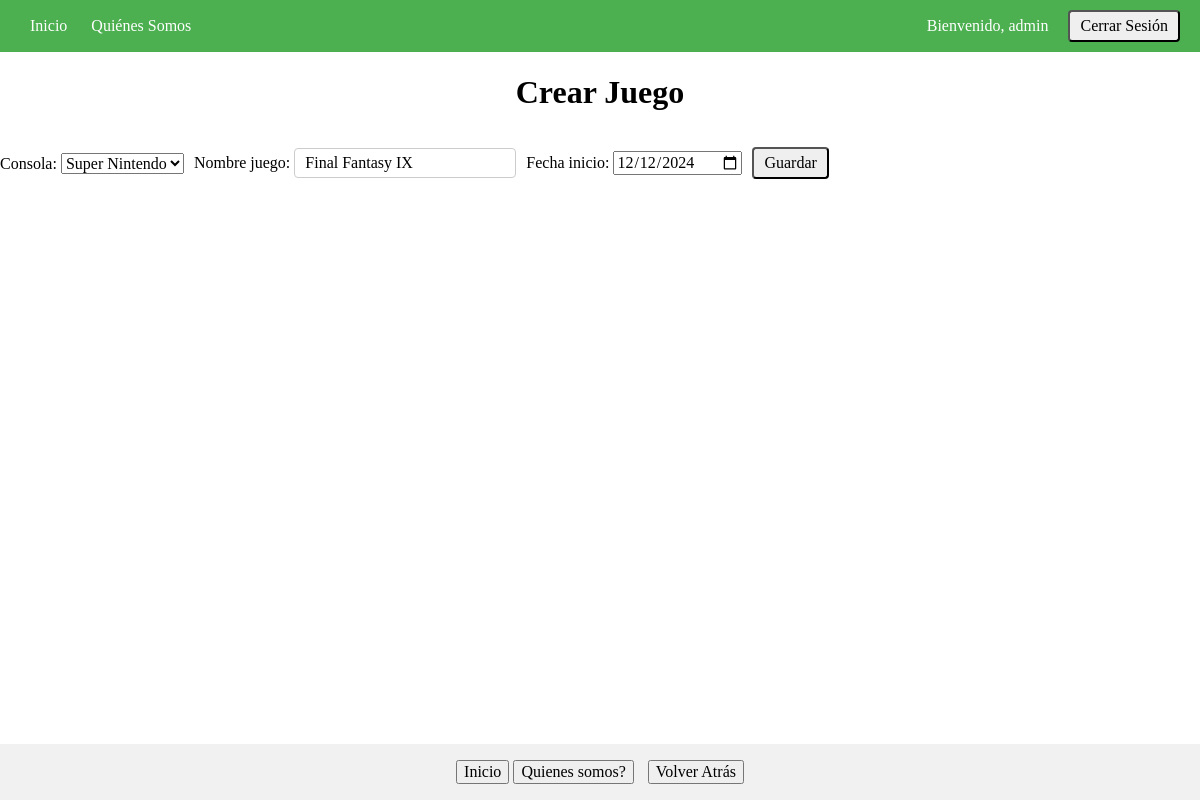
The app's page /juego/1/edit/ (signed in), older data.
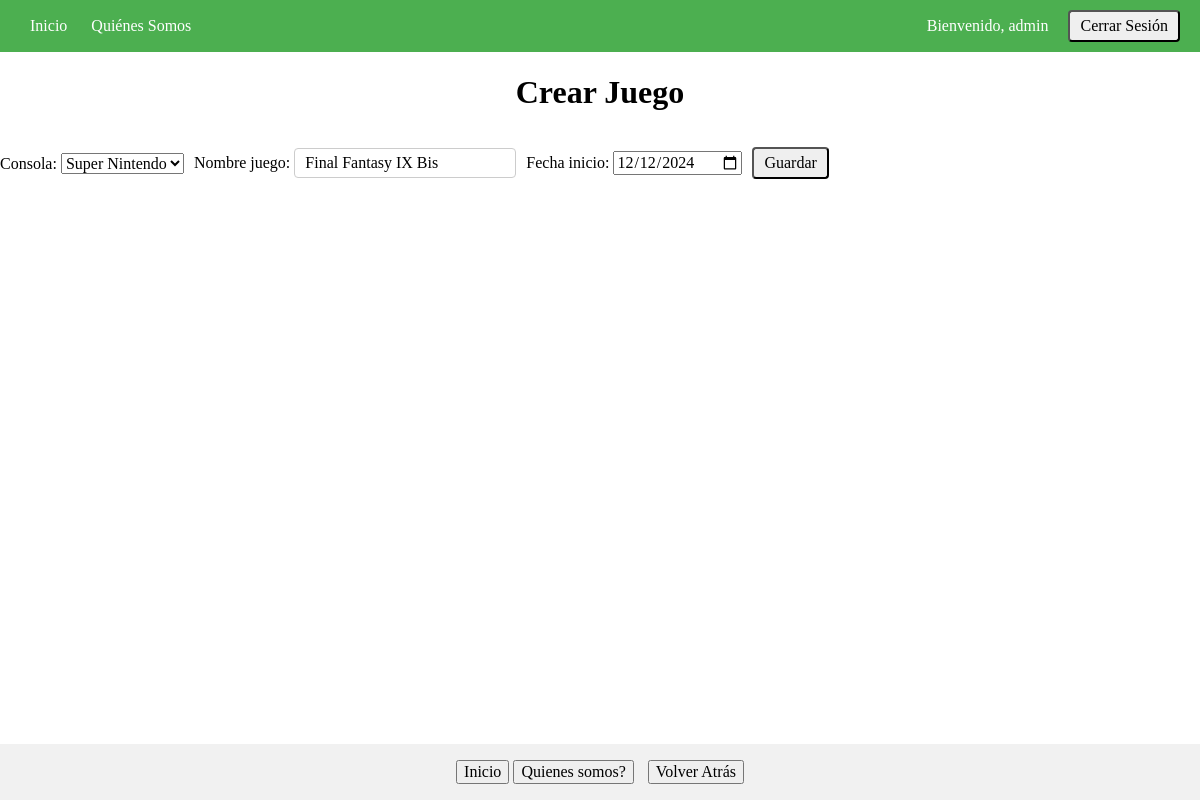
The same page, newer data.
### consola/models.py (models this page shows, shortened)
class Juego(models.Model):
    consola = models.ForeignKey(Consola, on_delete=models.SET_NULL, null=True)
    nombre_juego = models.CharField(max_length=255)
    fecha_inicio = models.DateField(null=True)

### consola/views.py (the view)
# urls.py: path("juego/<int:pk>/edit/", juego_edit, name="juego_edit"),
@login_required
def juego_edit(request, pk):
    juego = Juego.objects.get(pk=pk)
    if request.method == "POST":
        form = JuegoForm(request.POST, instance=juego)
        if form.is_valid():
            form.save()
            return redirect("consola:juego_list")
    else:
        form = JuegoForm(instance=juego)
    return render(request, "consola/juego_form.html", {"form": form, "juego": juego})

### consola/forms.py
class JuegoForm(forms.ModelForm):
    class Meta:
        model = Juego
        fields = "__all__"
        widgets = {
            "fecha_inicio": forms.DateInput(attrs={"type": "date"}),
        }

### consola/models.py (called while the page is built)
    def __str__(self):
        return self.nombre

### consola/templates/consola/juego_form.html (shortened to what this page needs)
{% extends 'consola/base.html' %}
{% block contenido %}
    <h1>Crear Juego</h1>
    <form method="post">
        {{ form.as_p }}
        <button type="submit">Guardar</button>
    </form>
{% endblock contenido %}

Row changes from the older to the newer data that the page shows:
changed Juego "Super Nintendo": nombre_juego "Final Fantasy IX" → "Final Fantasy IX Bis"
